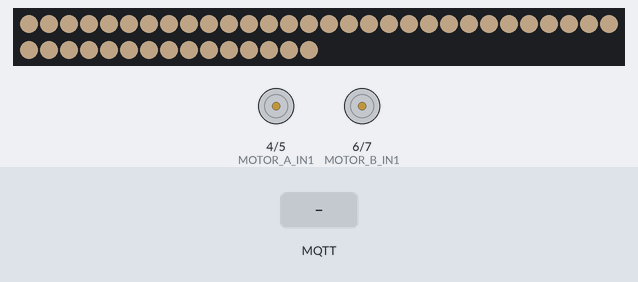
The sketch below on a simulated ESP32-S3. Parts: 45 RGB LEDs in strip order, left to right, continuing on the next row, motor-driver pin pairs drawn as motors (green arrow = first pin HIGH = forward, orange = second pin HIGH = backward, longer = more drive, scaled by the enable pin). The inputs (shaded band) are chosen by the test bench. Dim RGB values are drawn brighter than linear; WiFi joins after 1.5 s; servers stay silent unless stated; random numbers use the default seed unless the sketch sets one; no MQTT or app messages arrive unless stated; what the sketch prints to the serial monitor is not drawn.

Above: at 3.7 s.
3.8 s: MQTT message "OFF" arrives on the third subscribed topic
At 4.1 s:
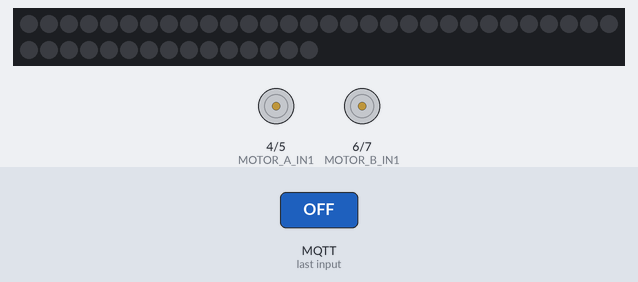
5.3 s: MQTT message "," arrives on the first subscribed topic
6.8 s: MQTT message ":" arrives on the second subscribed topic
11.3 s: MQTT message "ON" arrives on the first subscribed topic
Timing chart, 0 to 13.8 s (numbered marks = the images above; inputs shaded):
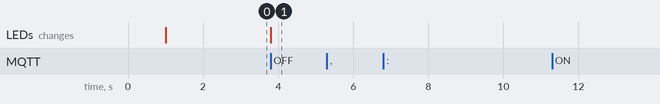

Measured:
- after the input at 3.8 s, the LEDs: change at once (image 1)

The sketch:

sketch_apr15a.ino
```cpp
#include <Arduino.h>
#include <WiFi.h>
#include <PubSubClient.h>
#include <Adafruit_NeoPixel.h>
#include <ArduinoJson.h>

// FreeRTOS 头文件 (ESP32 默认自带)
#include "freertos/FreeRTOS.h"
#include "freertos/task.h"
#include "freertos/semphr.h"

// ==================== 1. Wi-Fi 和 MQTT 配置 ====================
// 请填入自己的 Wi-Fi 和 MQTT 凭据，不要提交真实密码
const char* ssid = "YOUR_WIFI_SSID";
const char* password = "YOUR_WIFI_PASSWORD";
const char* mqtt_server = "139.9.0.201";
const int mqtt_port = 1883;
const char* mqtt_user = "YOUR_MQTT_USER";
const char* mqtt_password = "YOUR_MQTT_PASSWORD";

// ==================== 2. MQTT Topic 定义 ====================
const char* topicLight = "esp32/light";
const char* topicFeed1 = "fish/control/feed/1";
const char* topicFeed2 = "fish/control/feed/2";
const char* topicRecord1 = "fish/record/feed/1";
const char* topicRecord2 = "fish/record/feed/2";

const char* topic_pub_temp = "fish/sensor/temp";
const char* topic_pub_turb = "fish/sensor/turbidity";
const char* topic_pub_ph   = "fish/sensor/ph";
const char* topic_pub_do   = "fish/sensor/do";

const char* topic_pub_heater     = "fish/status/heater";
const char* topic_pub_pump_in    = "fish/status/pump_in";
const char* topic_pub_pump_out   = "fish/status/pump_out";
const char* topic_pub_air_pump   = "fish/status/air_pump";

const char* topic_sub_control = "fish/control/+";

// ==================== 3. 硬件引脚与参数定义 ====================
#define LED_PIN     48
#define LED_COUNT   45

// --- 电机 1 (对应投喂1) ---
#define MOTOR_A_PWM 13
#define MOTOR_A_IN1 4
#define MOTOR_A_IN2 5
const int pwmChannelA = 0;

// --- 电机 2 (对应投喂2) ---
#define MOTOR_B_PWM 14
#define MOTOR_B_IN1 6
#define MOTOR_B_IN2 7
const int pwmChannelB = 1;

const int pwmFreq = 5000;
const int pwmResolution = 8;

#define RXD2 16
#define TXD2 17

// ==================== 4. 全局对象与 FreeRTOS 变量 ====================
WiFiClient espClient;
PubSubClient client(espClient);
HardwareSerial SerialMCU(2);
Adafruit_NeoPixel pixels(LED_COUNT, LED_PIN, NEO_GRB + NEO_KHZ800);

// 多线程共享变量需要加 volatile 修饰，防止编译器过度优化导致数据不同步
volatile int countdown1 = 0, countdown2 = 0;
volatile float feedTime1 = 0.0f, feedTime2 = 0.0f;
volatile unsigned long lastCheck1 = 0, lastCheck2 = 0;
volatile bool startFeed1 = false, startFeed2 = false;

// 声明互斥锁
SemaphoreHandle_t mqttMutex;

// ==================== 5. 基础硬件控制函数 ====================

void setAllLedColor(int r, int g, int b){
  for(int i=0; i<LED_COUNT; i++){
    pixels.setPixelColor(i, pixels.Color(r, g, b));
  }
  pixels.show();
}

void lightInit() {
  pixels.begin();
  pixels.setBrightness(80);
  setAllLedColor(255, 220, 180);
}

void motorInit() {
  pinMode(MOTOR_A_IN1, OUTPUT);
  pinMode(MOTOR_A_IN2, OUTPUT);
  pinMode(MOTOR_B_IN1, OUTPUT);
  pinMode(MOTOR_B_IN2, OUTPUT);

  ledcSetup(pwmChannelA, pwmFreq, pwmResolution);
  ledcAttachPin(MOTOR_A_PWM, pwmChannelA);

  ledcSetup(pwmChannelB, pwmFreq, pwmResolution);
  ledcAttachPin(MOTOR_B_PWM, pwmChannelB);

  digitalWrite(MOTOR_A_IN1, LOW);
  digitalWrite(MOTOR_A_IN2, LOW);
  ledcWrite(pwmChannelA, 0);

  digitalWrite(MOTOR_B_IN1, LOW);
  digitalWrite(MOTOR_B_IN2, LOW);
  ledcWrite(pwmChannelB, 0);
}

void motorRun(int motorID, bool forward, int speed) {
  speed = constrain(speed, 0, 255);
  if (motorID == 1) {
    if (speed == 0) {
      digitalWrite(MOTOR_A_IN1, LOW);
      digitalWrite(MOTOR_A_IN2, LOW);
    } else {
      digitalWrite(MOTOR_A_IN1, forward ? HIGH : LOW);
      digitalWrite(MOTOR_A_IN2, forward ? LOW : HIGH);
    }
    ledcWrite(pwmChannelA, speed);
  } else if (motorID == 2) {
    if (speed == 0) {
      digitalWrite(MOTOR_B_IN1, LOW);
      digitalWrite(MOTOR_B_IN2, LOW);
    } else {
      digitalWrite(MOTOR_B_IN1, forward ? HIGH : LOW);
      digitalWrite(MOTOR_B_IN2, forward ? LOW : HIGH);
    }
    ledcWrite(pwmChannelB, speed);
  }
}

// ==================== 6. 网络与 MQTT 通信 ====================

void setup_wifi() {
  Serial.print("Connecting WiFi...");
  WiFi.begin(ssid, password);
  while (WiFi.status() != WL_CONNECTED) {
    delay(500);
    Serial.print(".");
  }
  Serial.println("\nWiFi Connected!");
}

void parseFeedMsg(String msg, volatile int &cd, volatile float &ft) {
  int idx1 = msg.indexOf(",");
  if(idx1 == -1) return;
  String s1 = msg.substring(0, idx1);
  String s2 = msg.substring(idx1+1);
  cd = s1.substring(s1.indexOf(":")+1).toInt();
  ft = s2.substring(s2.indexOf(":")+1).toFloat();
}

void callback(char* topic, byte* payload, unsigned int length) {
  String msg;
  for (int i = 0; i < length; i++) { msg += (char)payload[i]; }
  msg.trim();
  String t = String(topic);

  Serial.printf("[MQTT 下发] Topic: %s | Msg: %s\n", topic, msg.c_str());

  if (t == topicFeed1) {
    parseFeedMsg(msg, countdown1, feedTime1);
    startFeed1 = true;
    lastCheck1 = millis();
    return;
  }
  if (t == topicFeed2) {
    parseFeedMsg(msg, countdown2, feedTime2);
    startFeed2 = true;
    lastCheck2 = millis();
    return;
  }

  if (t == topicLight) {
    if(msg.equalsIgnoreCase("ON")) setAllLedColor(255, 220, 180);
    else if(msg.equalsIgnoreCase("OFF")) setAllLedColor(0, 0, 0);
    else {
      int c1 = msg.indexOf(',');
      int c2 = msg.indexOf(',', c1+1);
      if(c1 != -1 && c2 != -1) setAllLedColor(msg.substring(0, c1).toInt(), msg.substring(c1+1, c2).toInt(), msg.substring(c2+1).toInt());
    }
    return;
  }

  if (t.startsWith("fish/control/") && t != topicFeed1 && t != topicFeed2) {
    String cmdStatus = (msg == "true") ? "1" : "0";
    if (t == "fish/control/heater") SerialMCU.printf("CMD_HEATER:%s\n", cmdStatus.c_str());
    else if (t == "fish/control/pump_in") SerialMCU.printf("CMD_PUMP_IN:%s\n", cmdStatus.c_str());
    else if (t == "fish/control/pump_out") SerialMCU.printf("CMD_PUMP_OUT:%s\n", cmdStatus.c_str());
    else if (t == "fish/control/air_pump") SerialMCU.printf("CMD_AIR_PUMP:%s\n", cmdStatus.c_str());
  }
}

// 封装一个带锁的 Publish 函数，确保多线程安全
void safeMqttPublish(const char* topic, const char* payload) {
  if (xSemaphoreTake(mqttMutex, pdMS_TO_TICKS(1000)) == pdTRUE) { // 等待锁，最多等1秒
    if(client.connected()) {
      client.publish(topic, payload);
    }
    xSemaphoreGive(mqttMutex); // 发送完释放锁
  } else {
    Serial.println("[警告] 无法获取 MQTT 锁，丢弃消息");
  }
}

// ==================== 7. FreeRTOS 任务定义 ====================

// 任务1：网络守护与 MQTT 心跳 (最高优先级，确保持续在线)
void TaskNetwork(void *pvParameters) {
  for (;;) {
    if (WiFi.status() != WL_CONNECTED) {
      setup_wifi();
    } else if (!client.connected()) {
      String clientId = "ESP32-FishGateway-" + String(random(0xffff), HEX);
      Serial.print("Connecting MQTT... ");
      // 这里的 connect 不涉及共享发送，且如果断网其他线程的发布本就会失败，所以不强制加锁
      if (client.connect(clientId.c_str(), mqtt_user, mqtt_password)) {
        Serial.println("成功!");
        client.subscribe(topicFeed1);
        client.subscribe(topicFeed2);
        client.subscribe(topicLight);
        client.subscribe(topic_sub_control);
      } else {
        vTaskDelay(pdMS_TO_TICKS(5000));
      }
    } else {
      // 极其关键：拿锁执行 MQTT 心跳收发
      if (xSemaphoreTake(mqttMutex, pdMS_TO_TICKS(100)) == pdTRUE) {
        client.loop();
        xSemaphoreGive(mqttMutex);
      }
    }
    vTaskDelay(pdMS_TO_TICKS(10)); // 喂看门狗
  }
}

// 任务2：STM32 串口监听 (持续运行)
void TaskSTM32(void *pvParameters) {
  for (;;) {
    while (SerialMCU.available()) {
      String incomingData = SerialMCU.readStringUntil('\n');
      incomingData.trim();
      if (incomingData.length() == 0) continue;

      // ==========================================
      // 串口输出STM32数据：
      Serial.println("[STM32 数据] " + incomingData);
      // ==========================================

      int colonIndex = incomingData.indexOf(':');
      if (colonIndex > 0) {
        String key = incomingData.substring(0, colonIndex);
        String value = incomingData.substring(colonIndex + 1);

        // 使用安全的带锁发布
        if (key == "TEMP") safeMqttPublish(topic_pub_temp, value.c_str());
        else if (key == "TURB") safeMqttPublish(topic_pub_turb, value.c_str());
        else if (key == "PH") safeMqttPublish(topic_pub_ph, value.c_str());
        else if (key == "DO_CONC") safeMqttPublish(topic_pub_do, value.c_str());
        else if (key == "HEAT") safeMqttPublish(topic_pub_heater, value == "1" ? "true" : "false");
        else if (key == "ADD_PUMP") safeMqttPublish(topic_pub_pump_in, value == "1" ? "true" : "false");
        else if (key == "DRAIN_PUMP") safeMqttPublish(topic_pub_pump_out, value == "1" ? "true" : "false");
        else if (key == "AIR_PUMP") safeMqttPublish(topic_pub_air_pump, value == "1" ? "true" : "false");
      }
    }
    vTaskDelay(pdMS_TO_TICKS(20)); // 让出 CPU 资源
  }
}

// 任务3：喂食控制器 (修正为毫秒级响应)
void TaskFeed(void *pvParameters) {
  for (;;) {
    unsigned long now = millis();

    // =============== 电机 1 投喂逻辑 ===============
    if (startFeed1) {
      if (countdown1 <= 0) {
        // 核心修复：一旦倒计时为 0，不再等待，直接干活！
        Serial.println("电机1 开始喂食 (立即响应)!");
        motorRun(1, true, 200);

        vTaskDelay(pdMS_TO_TICKS(feedTime1 * 1000));

        motorRun(1, true, 0);
        safeMqttPublish(topicRecord1, String(feedTime1).c_str());
        startFeed1 = false; // 任务结束，复位标记
      }
      else if (now - lastCheck1 >= 60000UL) {
        // 只有在真的需要倒计时（>0）时，才执行 60 秒扣减逻辑
        lastCheck1 = now;
        countdown1--;
        Serial.printf("投喂1 倒计时还剩: %d min\n", countdown1);
      }
    }

    // =============== 电机 2 投喂逻辑 ===============
    if (startFeed2) {
      if (countdown2 <= 0) {
        Serial.println("电机2 开始喂食 (立即响应)!");
        motorRun(2, true, 200);

        vTaskDelay(pdMS_TO_TICKS(feedTime2 * 1000));

        motorRun(2, true, 0);
        safeMqttPublish(topicRecord2, String(feedTime2).c_str());
        startFeed2 = false;
      }
      else if (now - lastCheck2 >= 60000UL) {
        lastCheck2 = now;
        countdown2--;
        Serial.printf("投喂2 倒计时还剩: %d min\n", countdown2);
      }
    }

    // 将原本的 100ms 延迟缩短为 20ms，让按键触发手感更丝滑，完全不影响系统性能
    vTaskDelay(pdMS_TO_TICKS(20));
  }
}
// ==================== 8. 主程序 (分配任务) ====================

void setup() {
  Serial.begin(115200);
  SerialMCU.begin(115200, SERIAL_8N1, RXD2, TXD2);
  delay(1000);
  Serial.println("\nESP32 智能鱼缸 (FreeRTOS 架构版) 启动...");

  // 1. 初始化硬件
  lightInit();
  motorInit();

  // 2. 初始化网络
  setup_wifi();
  client.setServer(mqtt_server, mqtt_port);
  client.setCallback(callback);

  // 3. 创建互斥锁
  mqttMutex = xSemaphoreCreateMutex();
  if (mqttMutex == NULL) {
    Serial.println("互斥锁创建失败，系统死机");
    while(1);
  }

  // 4. 创建 FreeRTOS 任务
  // xTaskCreate(任务函数, 任务名, 堆栈大小, 传递参数, 优先级(数字越大越先执行), 任务句柄)
  xTaskCreate(TaskNetwork, "NetworkTask", 4096, NULL, 3, NULL); // 网络任务
  xTaskCreate(TaskSTM32, "STM32Task", 4096, NULL, 2, NULL);   // 串口任务
  xTaskCreate(TaskFeed, "FeedTask", 2048, NULL, 1, NULL);     // 喂食控制
}

void loop() {
  // 引入 FreeRTOS 后，主循环不需要再执行任何实质性逻辑
  // 把它直接挂起并自我销毁，把 Core 1 的算力全部分给我们的 Task
  vTaskDelete(NULL);
}
```
